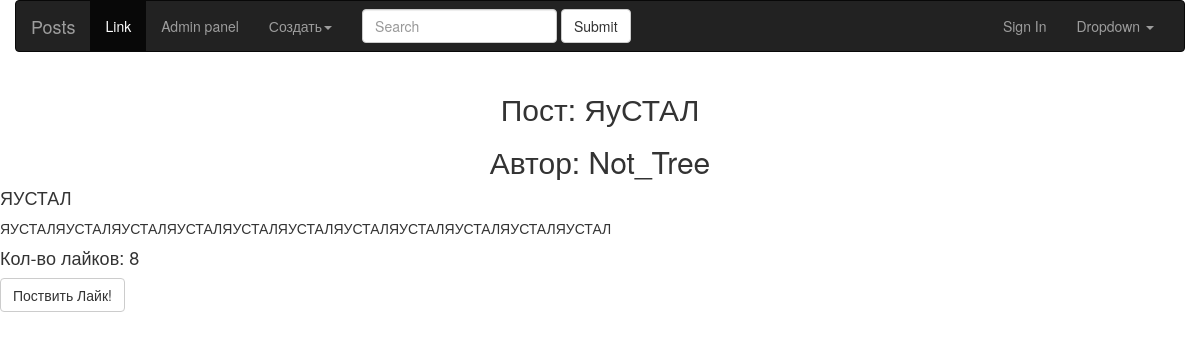
The app's page /post/UUUUUUFFFFFFFFFFFFFFFFF/ with its own data.
### post/models.py (models this page shows, shortened)
class LikeMixin:
    def like(self):
        self.likes += 1
        if self.likes % 10 == 0 and self.priopity < 100:
            self.priopity += 1                                  #1000 лайков до максимума  ❤999 == 100 priority

class Post(LikeMixin, models.Model):
    author = models.ForeignKey(Author, on_delete=models.CASCADE)
    tags = models.ManyToManyField(Tag)
    title = models.TextField(max_length=128, blank=False)
    slug = models.SlugField(max_length=128, unique=True)
    content = models.TextField(max_length=4096, blank=False)
    priopity = models.PositiveIntegerField(default=2, validators=(MaxValueValidator(100.0), ))
    likes = models.PositiveIntegerField(default=0)

class Author(LikeMixin, models.Model):
    user = models.OneToOneField(User, on_delete=models.CASCADE)
    priopity = models.PositiveIntegerField(default=2, validators=(MaxValueValidator(100.0), ))
    likes = models.PositiveIntegerField(default=0)
    def __str__(self):
        return self.user.username

class Tag(LikeMixin, models.Model):
    name = models.TextField(max_length=128, blank=False, unique=True)
    priopity = models.PositiveIntegerField(default=2, validators=(MaxValueValidator(100.0), ))
    likes = models.PositiveIntegerField(default=0)
    def __str__(self):
        return self.name

### post/views.py (the view, shortened to what this page needs)
# urls.py: path('post/<slug:slug>/', PostView.as_view(), name="view"),
class PostView(View):
    def get(self, request, slug):
        post = Post.objects.get(slug=slug)
        tags = post.tags.all()
        comments = Comment.objects.filter(post=post)
        return render(request, 'post/post.html', context= {"post" : post,
            'tags' : tags, 'comments' : comments})

### post/templates/post/post.html (shortened to what this page needs)
{% extends 'base.html' %}
{% block content %}
  <main>
        <div class="row">
            <h2 class="text-center">Пост: {{ post.title }}</h2>
            <h2 class="text-center">Автор: {{ post.author }}</h2>
            <h4>
              <div>
                {% for tag in tags %}
                  {{ tag }}
                {% endfor %}
              </div>
            </h4>
            <div class="content">
                {{ post.content }}
            </div>
            <h4>Кол-во лайков: {{ post.likes }}</h4>
            <form action="" method="POST"> {% csrf_token %}
                <button class="btn btn-default" type="submit">Поствить Лайк!</button>
            </form>
        </div>
    </main>
{% endblock content %}

### records on screen
Post: title "ЯуСТАЛ", author "Not_Tree", content "ЯУСТАЛЯУСТАЛЯУСТАЛЯУСТАЛЯУСТАЛЯУСТАЛЯУСТАЛЯУСТАЛЯУСТАЛЯУСТАЛЯУСТАЛ", likes "8"
Tag: name "ЯУСТАЛ"
